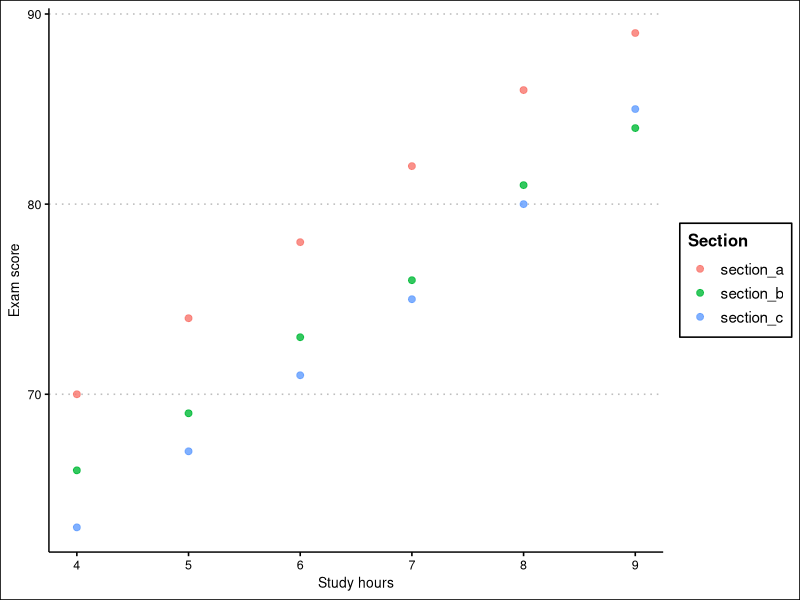

Reproduce this figure in R.
## ---- chunk 1
library(tidyverse)
library(ggthemes)
## ---- chunk 2
course_data <- read_csv("data/example_data.csv", show_col_types = FALSE)

course_data |>
  slice_head(n = 6)
## ---- chunk 3
glimpse(course_data)
## ---- chunk 4
course_data |>
  group_by(section) |>
  summarise(
    mean_study_hours = mean(study_hours, na.rm = TRUE),
    mean_exam_score = mean(exam_score, na.rm = TRUE),
    mean_project_score = mean(project_score, na.rm = TRUE),
    .groups = "drop"
  )
## ---- chunk 5
course_data |>
  ggplot(aes(x = study_hours, y = exam_score, color = section)) +
  geom_point(size = 2, alpha = 0.8) +
  ggthemes::theme_clean() +
  labs(
    x = "Study hours",
    y = "Exam score",
    color = "Section"
  )
